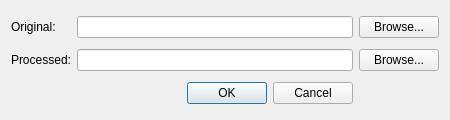
<?xml version="1.0" encoding="UTF-8"?>
<ui version="4.0">
 <class>OpenDialog</class>
 <widget class="QDialog" name="OpenDialog">
  <property name="windowModality">
   <enum>Qt::WindowModal</enum>
  </property>
  <property name="geometry">
   <rect>
    <x>0</x>
    <y>0</y>
    <width>450</width>
    <height>120</height>
   </rect>
  </property>
  <property name="minimumSize">
   <size>
    <width>400</width>
    <height>80</height>
   </size>
  </property>
  <property name="maximumSize">
   <size>
    <width>450</width>
    <height>120</height>
   </size>
  </property>
  <property name="windowTitle">
   <string>Select image files</string>
  </property>
  <layout class="QGridLayout" name="gridLayout">
   <item row="0" column="0">
    <widget class="QLabel" name="originalLabel">
     <property name="text">
      <string>Original:</string>
     </property>
    </widget>
   </item>
   <item row="0" column="1">
    <widget class="QLineEdit" name="originalPath"/>
   </item>
   <item row="0" column="2">
    <widget class="QPushButton" name="browseOriginalPath">
     <property name="text">
      <string>Browse...</string>
     </property>
    </widget>
   </item>
   <item row="1" column="0">
    <widget class="QLabel" name="processedLabel">
     <property name="text">
      <string>Processed:</string>
     </property>
    </widget>
   </item>
   <item row="1" column="1">
    <widget class="QLineEdit" name="processedPath"/>
   </item>
   <item row="1" column="2">
    <widget class="QPushButton" name="browseProcessedPath">
     <property name="text">
      <string>Browse...</string>
     </property>
    </widget>
   </item>
   <item row="2" column="1">
    <widget class="QDialogButtonBox" name="buttonBox">
     <property name="standardButtons">
      <set>QDialogButtonBox::Cancel|QDialogButtonBox::Ok</set>
     </property>
    </widget>
   </item>
  </layout>
 </widget>
 <resources/>
 <connections/>
</ui>
